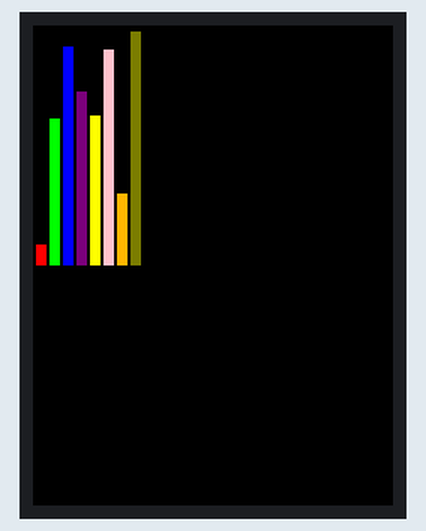
Recording of a sketch running on a simulated ESP32. Parts: 240×320 colour display. Random numbers use the default seed unless the sketch sets one.

Above: at 1.1 s.
At 5.1 s:
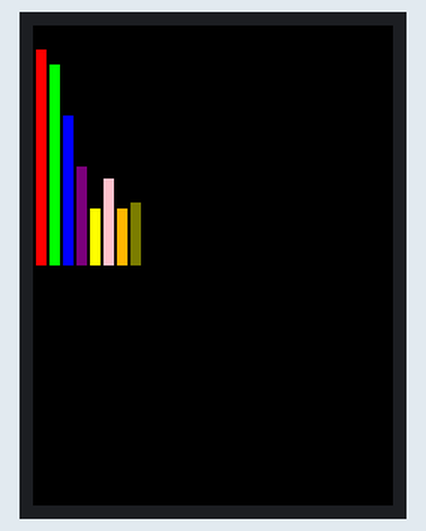
At 10.1 s:
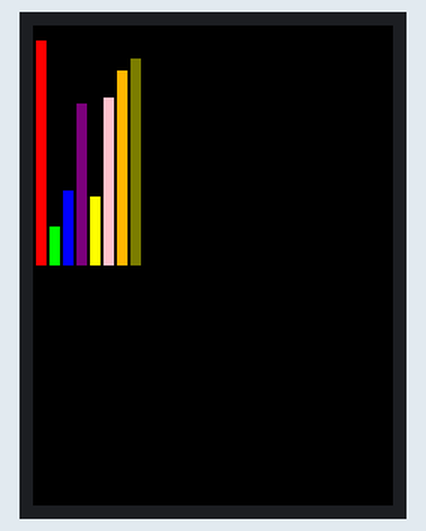
At 19.1 s:
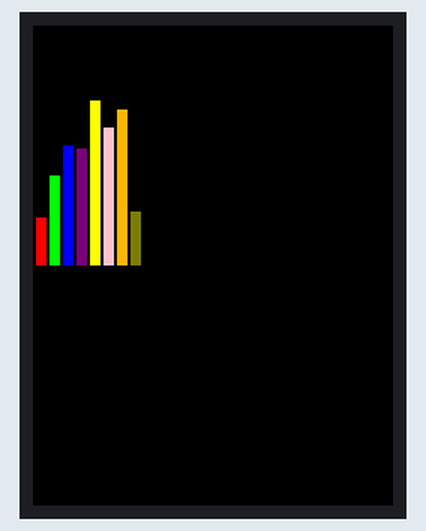
At 28.1 s:
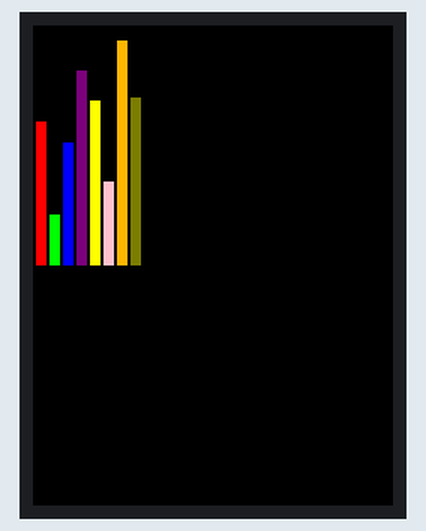
At 38.1 s:
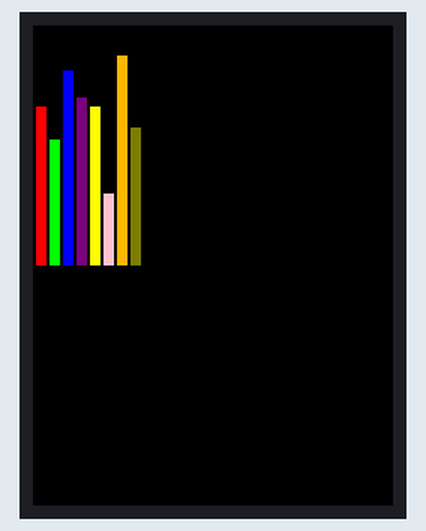

Measured:
- what the display in image 0 shows lasts 1.0 s, from 1.1 s to 2.1 s

The sketch:

BarChart-basic.ino
```cpp
// This script dynamically displays a bar chart on an 80x160 TFT screen, with bars updating every second based on input values.
// The chart adjusts automatically when bars are added or removed, and each bar is color-coded uniquely.

#include <TFT_eSPI.h> // Include the graphics library

// Create an instance of the library
TFT_eSPI tft = TFT_eSPI();

// Define the max number of bars
#define MAX_BARS 8

// Array to hold the values for each bar
int barValues[MAX_BARS] = {0}; // initialize all to 0
int numBars = 8; // current number of bars

// Colors for the bars
uint16_t barColors[MAX_BARS] = {TFT_RED, TFT_GREEN, TFT_BLUE, TFT_PURPLE, TFT_YELLOW, TFT_PINK, TFT_ORANGE, TFT_OLIVE};

unsigned long lastUpdateTime = 0;

void setup() {
  // Initialize the display
  tft.init();
  tft.setRotation(0); // Set the rotation direction of the screen (default)
  tft.fillScreen(TFT_BLACK); // Fill screen with black
}

void loop() {
  if (millis() - lastUpdateTime >= 1000) { // update every second
    lastUpdateTime = millis();

    // For testing purposes, update your bars' values here.
    // In a real application, you'd be getting these from sensors or other inputs.
    for (int i = 0; i < numBars; i++) {
      barValues[i] = random(0, 80); // Replace with real data
    }

    drawBars();
  }
}

void drawBars() {
  // First, clear the previous bars
  tft.fillScreen(TFT_BLACK);

  int spacing = 5; // spacing between bars
  if (numBars > 5){spacing = 2;} // adjust
  int totalSpacing = (numBars + 1) * spacing; // total spacing based on number of bars
  int barWidth = (80 - totalSpacing) / numBars; // dynamic bar width based on number of bars and spacing

  for (int i = 0; i < numBars; i++) {
    int barHeight = map(barValues[i], 0, 80, 0, 160); // map the value to the screen height
    int x = spacing + i * (barWidth + spacing); // x position includes spacing
    tft.fillRect(x, 160 - barHeight, barWidth, barHeight, barColors[i]); // draw the bar with its specific color
  }
}
```
